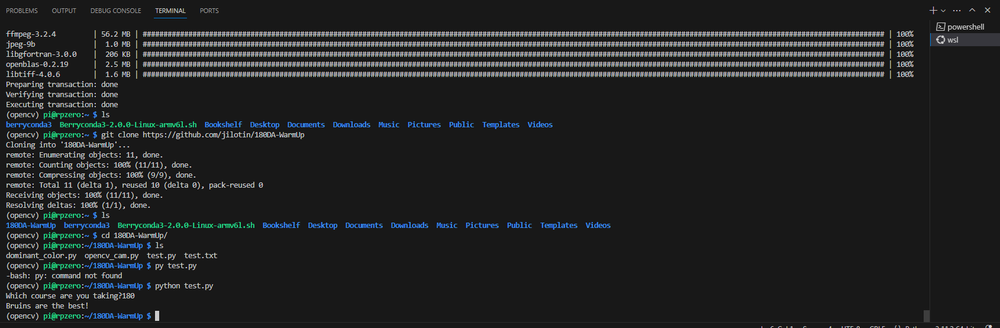
#> input picture lab2_1.png, 1000 x 328 px, shrunk from 1690 x 554 before the run, given in place of the camera
$ python opencv_cam.py
#> lines starting #> are read from the running program, lines starting #| are printed output that depends on the picture; after the words box and inside, x2 and y2 are one past the last pixel; in counts of white or black regions, pixels touching at a corner belong together
import numpy as np
import cv2 as cv

cap = cv.VideoCapture(0)

while(True):
    # Take each frame
    _, frame = cap.read()
#> frame is the input picture: shape (328, 1000, 3); mean B, G, R 35.3, 34.7, 33.2
    # Convert BGR to HSV
    hsv = cv.cvtColor(frame, cv.COLOR_BGR2HSV)
#> hsv: shape (328, 1000, 3); mean H, S, V 18, 17.3, 37.4
    # define range of blue color in HSV
    lower_blue = np.array([19,64,52])
    upper_blue = np.array([130,255,255])
    # Threshold the HSV image to get only blue colors
    mask = cv.inRange(hsv, lower_blue, upper_blue)
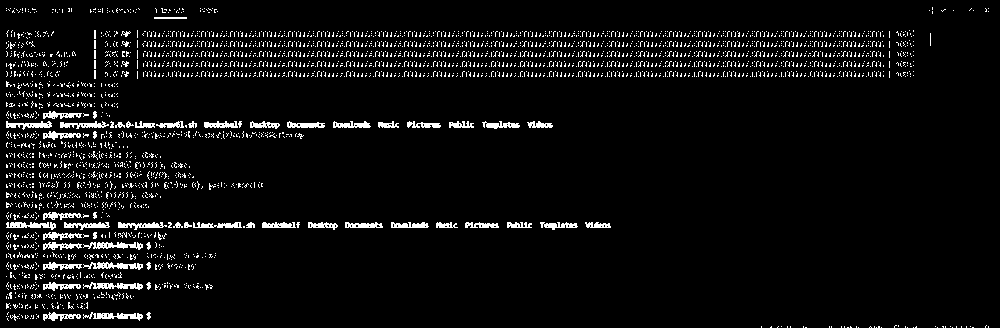
#> mask: shape (328, 1000); 5.4% white in thin lines or dots

    # contours
    contours, hierarchy = cv.findContours(mask, 1 ,2)
#> contours = 3467 contours, 3423 with area under 20; largest, box (x1, y1, x2, y2) and area: (83, 262, 143, 270) 190, (83, 242, 143, 250) 187, (83, 312, 143, 321) 186, (83, 282, 143, 290) 185, (6, 222, 56, 230) 174
    contour = max(contours, key = cv.contourArea)
#> contour = contour of 104 points, box (x1, y1, x2, y2) (83, 262, 143, 270), area 190

    x,y,w,h = cv.boundingRect(contour)
#> x = 83; y = 262; w = 60; h = 8

    rect = cv.rectangle(frame,(x,y),(x+w,y+h),(0,255,0),2)


    cv.imshow('frame',frame)
    cv.imshow('mask',mask)
    k = cv.waitKey(5) & 0xFF
#> (key Esc is pressed here)
    if k == 27:
        break

# When everything done, release the capture
cv.destroyAllWindows()
